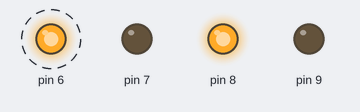
The sketch below on a simulated Arduino Uno, built with avr-gcc and run on an emulated ATmega328P. On the bench: output pins drawn as LEDs (lit = HIGH). Dashed ring = blinking.

Above: at 0.2 s.
Timing chart, 0 to 3.0 s (numbered marks = the images above):
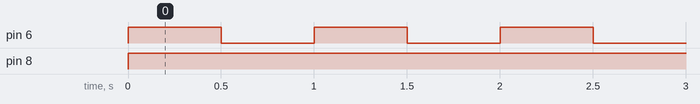

Measured:
- by itself, pin 6: alternates HIGH for 0.50 s and LOW for 0.50 s
- by itself, pin 8: LOW → HIGH at 0.00 s

The sketch:

tien1s_quayphai1s.ino
```cpp
void setup() {
  pinMode(6, OUTPUT);
  pinMode(7, OUTPUT);
  pinMode(8, OUTPUT);
  pinMode(9, OUTPUT);
}

void loop() {
  digitalWrite(6, 1);
  digitalWrite(7, 0);
  digitalWrite(8, 1);
  digitalWrite(9, 0);
  delay(500);
  digitalWrite(6, 0);
  digitalWrite(7, 0);
  digitalWrite(8, 1);
  digitalWrite(9, 0);
  delay(500);
}
```
